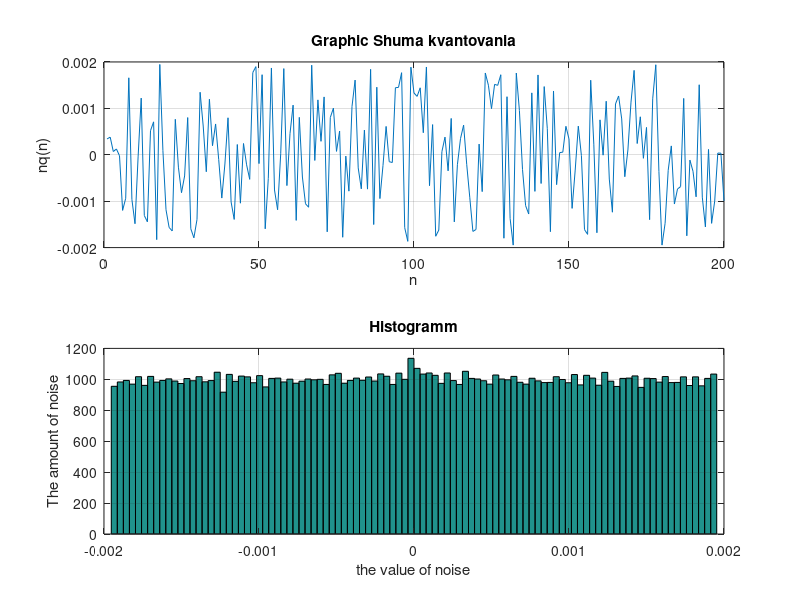
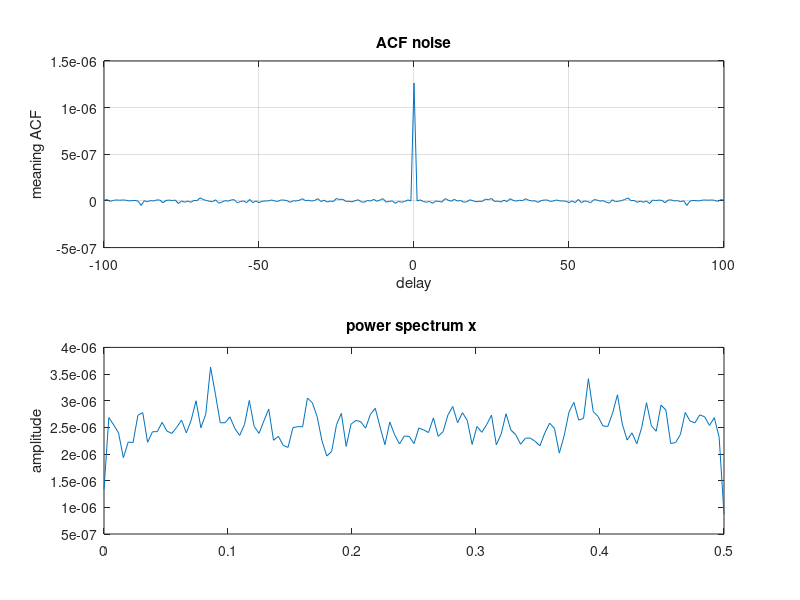

MATLAB code for these plots, in order:
clear;
clc;
close all;
%fdatool вход в fdatool для следующих пунктов 

%% Пункт 1 Начальные параметры и построение графиков 
A = 5;
w0 = 0.5;
phi0 = 5;


%Создадим и напишем здесь все сигналы, которые собираемся использовать в данном пункте 

counts = 0:(10^5-1); % кол во отсчётов для гармонического сигнала (и не только)
xk = A*cos(w0*counts + phi0); % Гармонический сигнал

%load mtlb; x = mtlb/max(abs(mtlb)); %Речевой сигнал. Загрузили с помощью
%load mtlb. Так же отмаштабируем сигнал , чтобы его макс по модулю значение
%было равно единице. 

%x = randn(1,length(k)); % вектор отсчётов шумов с помощью функии randn 
%x = x/max(abs(x)); % Дискретный гауссов шум. Отмаштабирован, 
%чтобы макс по модулю значение было равно 1. Для него шаг квантования
%только 1/256 

step = 256; % для деления шаг квантования. // потом использовать = 16 и = 1  Важно !!!
xk_quant = round(xk*step)/step; % квантование 
noise = xk - xk_quant;  % шум сигнала 

%Построим графики 
figure;
subplot(2,1,1);
plot(noise(1:200));   % график шума квантования длительностью 200 отсчётов 

grid on;
title('Graphic Shuma kvantovania');
xlabel('n');
ylabel('nq(n)');

subplot(2,1,2);
hist(noise,100); % гистрограмма 100 интервалов гистограммы 

grid on;
title('Histogramm');
xlabel('the value of noise');
ylabel('The amount of noise');

%
figure;
step_max = 100; % максимальный сдвиг 
[Rx, dk] = xcorr(noise,step_max,'unbiased'); % Rx вектор задержек, dk вектор задержек. АКФ 

subplot(2,1,1);
plot(dk,Rx);  % АКФ 
grid on;
title('ACF noise');
xlabel('delay');
ylabel('meaning ACF');

Lb = 256;   % размер блоков, на которые делится сигнал при анализ. Чем больше, тем лучше частотное
            % разрешение, но тем больше дисперсия оценки СПМ (из-за уменьшения числа блоков)
subplot(2,1,2);
pwelch(noise,Lb); % Спектральная плотность мощности (СПМ) шума квантования 
% а он и сам всё подписал какой молодец 


%% Пункт 5 Расчёт теор СПМ собственного шума цифрового фильтра 
% тк нужно не менее 4 значащих цифр, свои числа придётся дописать 43 всем 
a = [1 -2.743 3.243 -1.943 0.543]; % параметры фильтра из второй лабы 
b = [0.0343 -0.001 0.044 -0.001 0.024];

%Wn =  % формула расчёта СПМ 

% а как строить ...